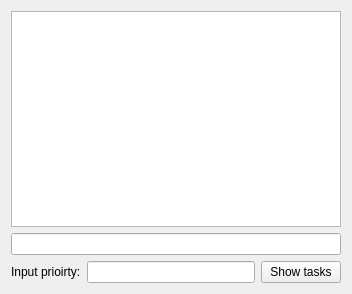
<?xml version="1.0" encoding="UTF-8"?>
<ui version="4.0">
 <class>user_interface</class>
 <widget class="QWidget" name="user_interface">
  <property name="geometry">
   <rect>
    <x>0</x>
    <y>0</y>
    <width>352</width>
    <height>294</height>
   </rect>
  </property>
  <property name="windowTitle">
   <string>user_interface</string>
  </property>
  <layout class="QVBoxLayout" name="verticalLayout">
   <item>
    <widget class="QListWidget" name="list_tasks"/>
   </item>
   <item>
    <widget class="QLineEdit" name="msgBox"/>
   </item>
   <item>
    <layout class="QHBoxLayout" name="horizontalLayout">
     <item>
      <widget class="QLabel" name="label">
       <property name="text">
        <string>Input prioirty:</string>
       </property>
      </widget>
     </item>
     <item>
      <widget class="QLineEdit" name="input"/>
     </item>
     <item>
      <widget class="QPushButton" name="button">
       <property name="text">
        <string>Show tasks</string>
       </property>
      </widget>
     </item>
    </layout>
   </item>
  </layout>
 </widget>
 <resources/>
 <connections/>
</ui>
